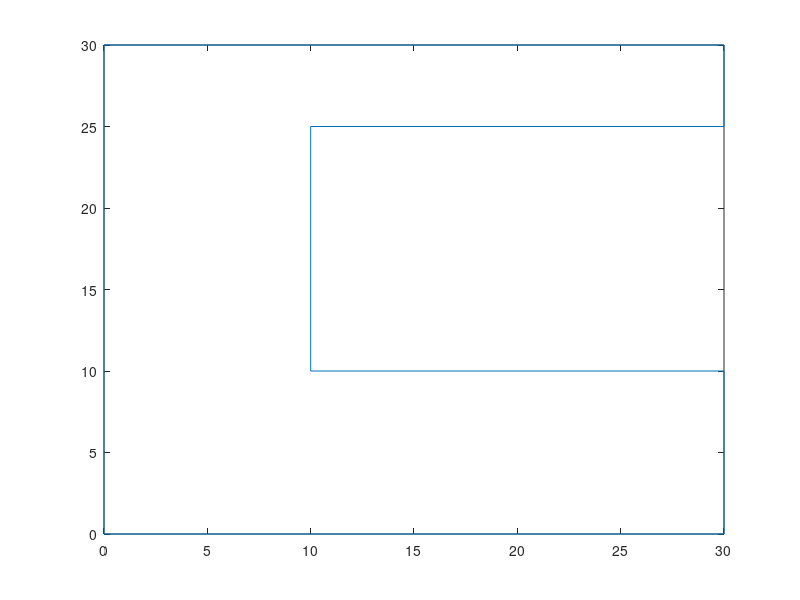

Recreate this plot in MATLAB.
%% Generate a polygonal map

% % Map 01
% polyMap.x = [0 10 10 6 6 0 0];
% polyMap.y = [0 0 4 4 10 10 0];

% Map 02
% polyMap.x = [0 2 2 4 4 6 6 4 4 3 3 -1 -1 -6 -6 0 0];
% polyMap.y = [0 0 2 2 0 0 6 7 4 4 7 7 6 6 -3 -3 0];

% Map 03
polyMap.x = [0 30 30 10 10 30 30 0 0];
polyMap.y = [0 0 10 10 25 25 30 30 0];

polyMap.XMapLimits = [min(polyMap.x) max(polyMap.x)];
polyMap.YMapLimits = [min(polyMap.y) max(polyMap.y)];

polyMap.XWorldLimits = [polyMap.XMapLimits(1)-1, polyMap.XMapLimits(2)+1];
polyMap.YWorldLimits = [polyMap.YMapLimits(1)-1, polyMap.YMapLimits(2)+1];

polyMap.Circumference = 0;
for i=1:1:length(polyMap.x)-1
    p1 = [polyMap.x(i); polyMap.y(i)];
    p2 = [polyMap.x(i+1); polyMap.y(i+1)];
    polyMap.Circumference = polyMap.Circumference + norm(p2-p1);
end

plot(polyMap.x,polyMap.y)

save('map_03.mat','polyMap');